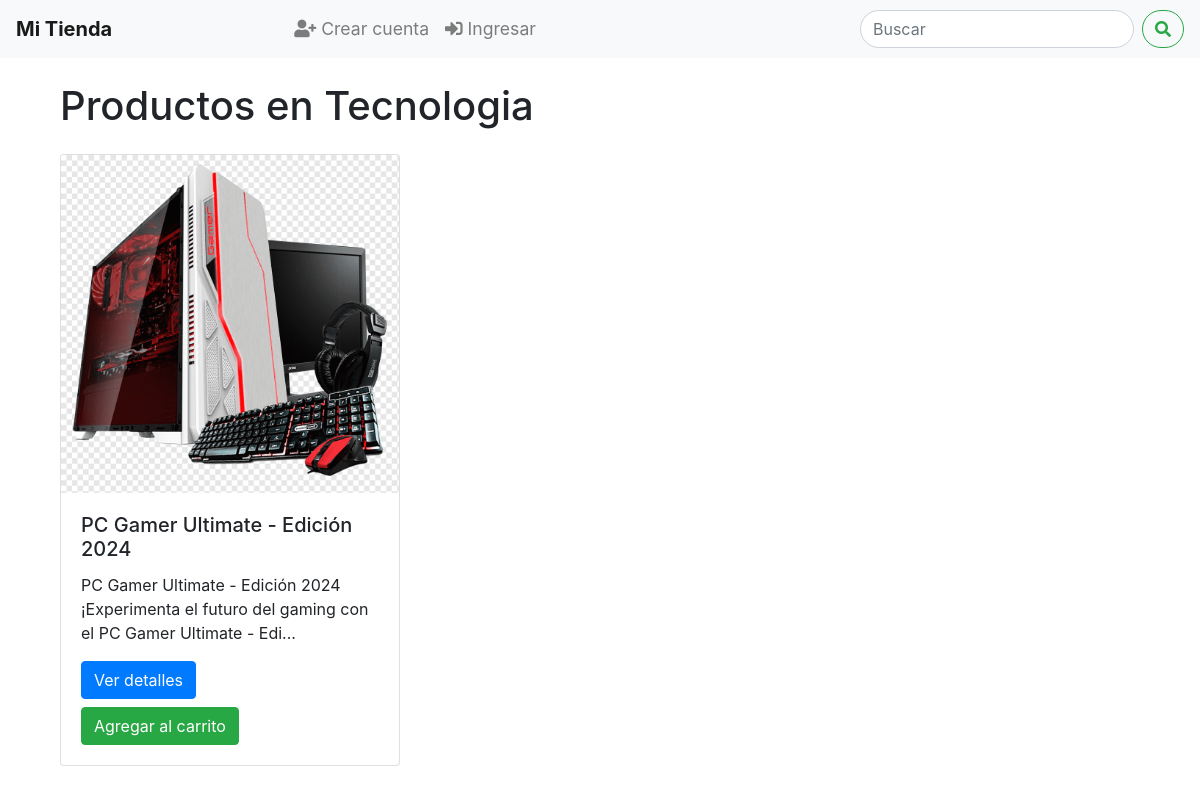
The app's page /categoria/categoria/tecnologia/, older data.
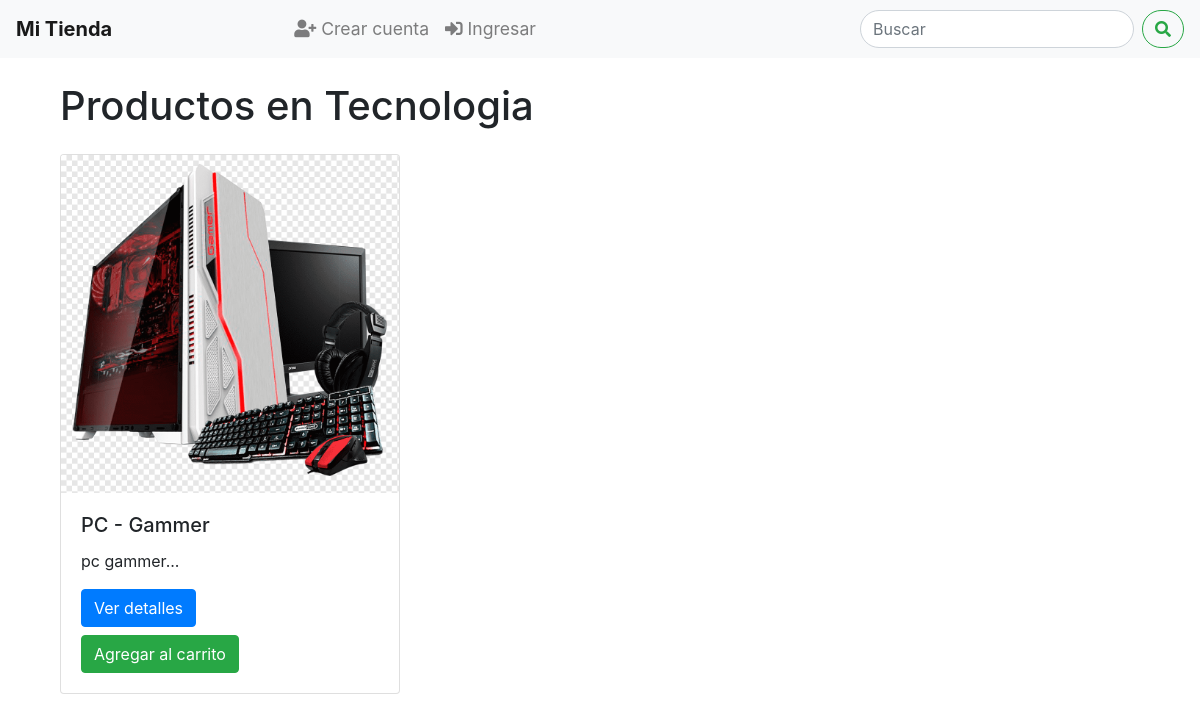
The same page, newer data.
### myapp/models.py (models this page shows, shortened)
class Producto(models.Model):
    nombre = models.CharField(max_length=255)
    descripcion = models.TextField(blank=True, null=True)
    precio = models.DecimalField(max_digits=10, decimal_places=2)
    stock = models.IntegerField()
    categoria = models.ForeignKey(Categoria, on_delete=models.CASCADE, related_name='productos')
    imagen = models.ImageField(upload_to="productos", null=True)
    disponible = models.BooleanField(default=True)
    slug = models.SlugField(unique=True, blank=True, editable=False)

### categoria/views.py (the view)
# urls.py: path('categoria/<slug:slug>/', views.productos_por_categoria, name='productos_por_categoria'),
def productos_por_categoria(request, slug):
    categoria = get_object_or_404(Categoria, slug=slug)
    productos = Producto.objects.filter(categoria=categoria)
    context={
        'categoria': categoria,
        'productos': productos
    }
    return render(request, 'productos_por_categoria.html', context)

### categoria/context_processors.py (called while the page is built)
def categorias_context(request):
    categoria = Categoria.objects.all()
    return{'categorias': categoria}

### myapp/context_processors.py (called while the page is built)
def categorias_context(request):
    categorias = Categoria.objects.all()
    return {'categoria': categorias}

### categoria/templates/productos_por_categoria.html (shortened to what this page needs)
{% extends 'Base.html' %}
{% block content %}
<div class="container mt-4">
    <h1 class="mb-4">Productos en {{ categoria.nombre }}</h1>
    <div class="row">
        {% for producto in productos %}
        <div class="col-md-4 mb-4">
            <div class="card">
                {% if producto.imagen %}
                <img src="{{ producto.imagen.url }}" class="card-img-top img-fluid" alt="Imagen de {{ producto.nombre }}" style="max-width: 100%; height: auto;">
                {% else %}
                <img src="https://via.placeholder.com/300" class="card-img-top img-fluid" alt="Imagen de {{ producto.nombre }}" style="max-width: 100%; height: auto;">
                {% endif %}
                <div class="card-body">
                    <h5 class="card-title">{{ producto.nombre }}</h5>
                    <p class="card-text">{{ producto.descripcion|slice:":100" }}... </p>
                    <a href="{% url 'producto_detalles' producto.slug %}" class="btn btn-primary mb-2">Ver detalles</a>
                    <form action="/carrito/" method="POST">
                        <button type="submit" class="btn btn-success">Agregar al carrito</button>
                    </form>
                </div>
            </div>
        </div>
        {% endfor %}
    </div>
</div>
{% endblock %}

Row changes from the older to the newer data that the page shows:
removed Producto: imagen (picture), nombre "PC Gamer Ultimate - Edición 2024", descripcion "PC Gamer Ultimate - Edición 2024 ¡Experimenta el futuro del gaming con el PC Gamer Ultimate - Edi"
added Producto: imagen (picture), nombre "PC - Gammer", descripcion "pc gammer"
